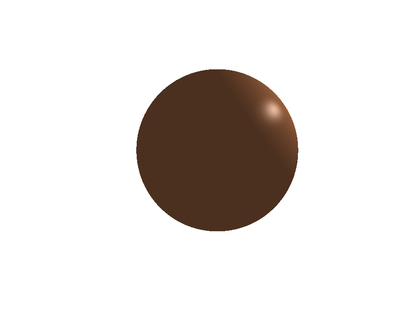
%> input picture copper_10_0_50.bmp, 420 x 311 px, shrunk from 891 x 659 before the run
$ octave solvebrdf.m   (GNU Octave 9; MATLAB toolbox functions it lacks are replaced by stand-ins)
%> lines starting %> are read from the running program, lines starting %| are printed output that depends on the picture
clear;
close all;

global pixelInputs normals lightDiffs meterialColor ambientLightColor lightColors;

global viewPoints;

ambientLightColor = [1 1 1];
lightColor1 = [0.5 0.5 0.5];
lightColor2 = [1 1 1];
lightPosition1 = [1 -1 1];
lightPosition2 = [-3 0 3];

lightColors = [lightColor1; lightColor2];
lightPositions = [lightPosition1; lightPosition2];
numLights = 2;

% copper color map
copperCM = copper(64);
copperRGB = copperCM(52, :);

im1 = imread('copper_10_0_50.bmp');
%> im1 is the input picture: size 311x420x3 uint8; mean R, G, B 227.5, 222.8, 220
im2 = imread('copper_20_0_25.bmp');
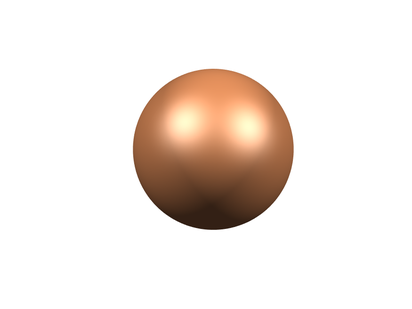
%> input picture copper_20_0_25.bmp, 412 x 309 px, shrunk from 875 x 656 before the run
%> im2 is the input picture: size 309x412x3 uint8; mean R, G, B 241.3, 232.9, 227.3
im3 = imread('copper_40_0_30.bmp');
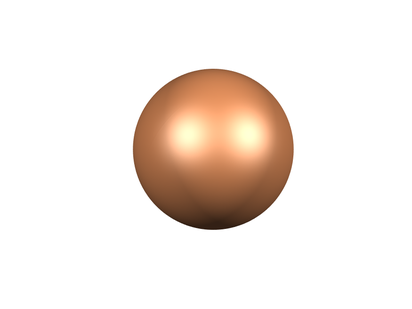
%> input picture copper_40_0_30.bmp, 412 x 309 px, shrunk from 875 x 656 before the run
%> im3 is the input picture: size 309x412x3 uint8; mean R, G, B 243.7, 234.7, 228.5
im4 = imread('copper_60_0_20.bmp');
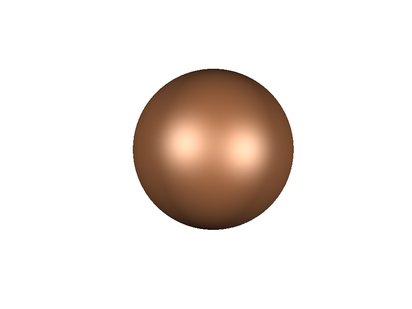
%> input picture copper_60_0_20.bmp, 412 x 309 px, shrunk from 875 x 656 before the run
%> im4 is the input picture: size 309x412x3 uint8; mean R, G, B 237.9, 230.5, 225.9
numIms = 4;
%> (the run ends here)
